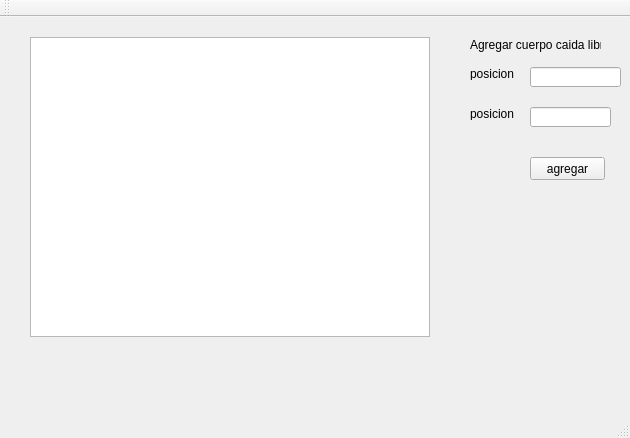
<?xml version="1.0" encoding="UTF-8"?>
<ui version="4.0">
 <class>MainWindow</class>
 <widget class="QMainWindow" name="MainWindow">
  <property name="geometry">
   <rect>
    <x>0</x>
    <y>0</y>
    <width>630</width>
    <height>438</height>
   </rect>
  </property>
  <property name="windowTitle">
   <string>MainWindow</string>
  </property>
  <widget class="QWidget" name="centralWidget">
   <widget class="QGraphicsView" name="graphicsView">
    <property name="geometry">
     <rect>
      <x>30</x>
      <y>20</y>
      <width>400</width>
      <height>300</height>
     </rect>
    </property>
   </widget>
   <widget class="QLabel" name="label">
    <property name="geometry">
     <rect>
      <x>470</x>
      <y>20</y>
      <width>131</width>
      <height>16</height>
     </rect>
    </property>
    <property name="text">
     <string>Agregar cuerpo caida libre</string>
    </property>
   </widget>
   <widget class="QLabel" name="label_2">
    <property name="geometry">
     <rect>
      <x>470</x>
      <y>50</y>
      <width>47</width>
      <height>13</height>
     </rect>
    </property>
    <property name="text">
     <string>posicion x:</string>
    </property>
   </widget>
   <widget class="QLineEdit" name="lineEdit">
    <property name="geometry">
     <rect>
      <x>530</x>
      <y>50</y>
      <width>91</width>
      <height>20</height>
     </rect>
    </property>
   </widget>
   <widget class="QLabel" name="label_3">
    <property name="geometry">
     <rect>
      <x>470</x>
      <y>90</y>
      <width>47</width>
      <height>13</height>
     </rect>
    </property>
    <property name="text">
     <string>posicion y</string>
    </property>
   </widget>
   <widget class="QLineEdit" name="lineEdit_2">
    <property name="geometry">
     <rect>
      <x>530</x>
      <y>90</y>
      <width>81</width>
      <height>20</height>
     </rect>
    </property>
   </widget>
   <widget class="QPushButton" name="pushButton">
    <property name="geometry">
     <rect>
      <x>530</x>
      <y>140</y>
      <width>75</width>
      <height>23</height>
     </rect>
    </property>
    <property name="text">
     <string>agregar</string>
    </property>
   </widget>
  </widget>
  <widget class="QMenuBar" name="menuBar">
   <property name="geometry">
    <rect>
     <x>0</x>
     <y>0</y>
     <width>630</width>
     <height>21</height>
    </rect>
   </property>
  </widget>
  <widget class="QToolBar" name="mainToolBar">
   <attribute name="toolBarArea">
    <enum>TopToolBarArea</enum>
   </attribute>
   <attribute name="toolBarBreak">
    <bool>false</bool>
   </attribute>
  </widget>
  <widget class="QStatusBar" name="statusBar"/>
 </widget>
 <layoutdefault spacing="6" margin="11"/>
 <resources/>
 <connections/>
</ui>
